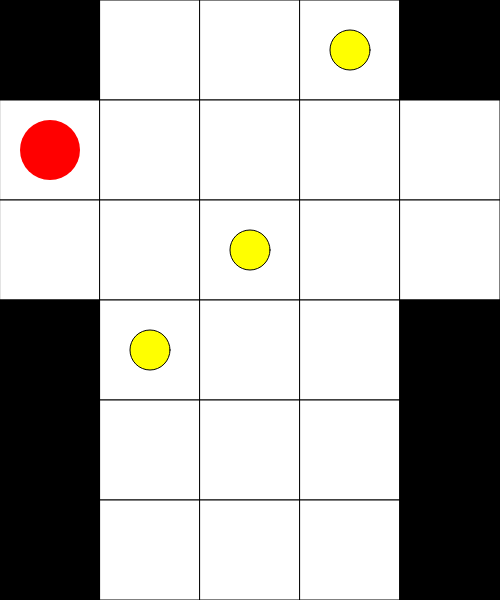
Frame 1 (no input)
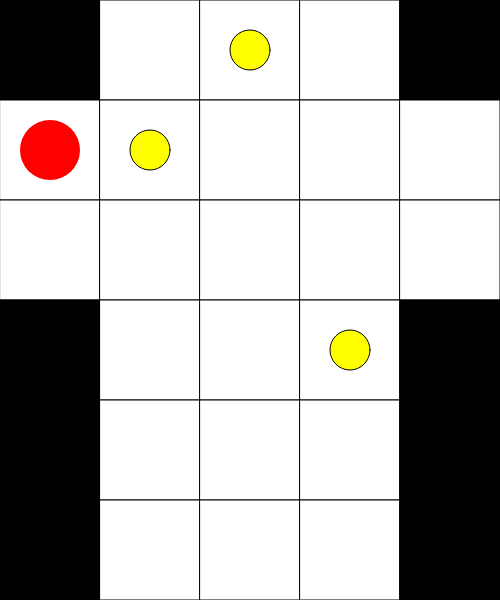
Frame 60 (no input)
Frame 120 (the mouse pressed at the canvas centre since frame 60): identical to frame 1, image omitted

The p5.js sketch that drew these frames (run headless with seeded random() and noise() and a simulated clock; from frame 60 on, the mouse is pressed at the canvas centre):

// p5.js sketch
// ── sketch.js
const person = {
  isHuman: false,
  printIntroduction: function () {
    console.log(`My name is ${this.name}. Am I human? ${this.isHuman}`);
  }
};

const me = Object.create(person);

me.name = 'Matthew'; // "name" is a property set on "me", but not on "person"
me.isHuman = true; // inherited properties can be overwritten

me.printIntroduction();
// expected output: "My name is Matthew. Am I human? true"



class Trofeo {
  constructor(x, y, fila, columna, puntos = 50) {
    this.x = x;
    this.y = y;
    this.fila = fila;
    this.columna = columna;
    this.puntos = puntos;
  }

  show() {
    fill(255, 255, 0);
    circle(this.x, this.y, 40);
  }

  getX() {
    return this.x;
  }

  getY() {
    return this.y;
  }

  getPuntos() {
    return this.puntos;
  }

  move(mat) {

    let dir = parseInt(random(2));

    if (this.fila <= 0) {
      this.y += 500;
      this.fila++;
      this.fila++;
      this.fila++;
      this.fila++;
      this.fila++;





    }

    if (this.fila - 1 >= 0 && mat[this.fila][this.columna - 1] === 0) {
      this.y -= 100;
      this.fila--;
    }





  }

}
let collectables = [];
let puntos = 0;
let colPj = 0;
let filPj = 1;
let xPj = 50;
let yPj = 150;

let mat = [
  [1, 0, 0, 0, 1], // 0
  [0, 0, 0, 0, 0], // 1
  [0, 0, 0, 0, 0], // 2
  [1, 0, 0, 0, 1],
  [1, 0, 0, 0, 1],
  [1, 0, 0, 0, 1], // 3
];

function setup() {
  createCanvas(500, 600);
  console.log(mat);
  collectables.push(new Trofeo(150, 350, 3, 3));
  collectables.push(new Trofeo(250, 250, 2, 3));
  collectables.push(new Trofeo(350, 50, 0, 3));
}

function draw() {
  background(220);
  mostrarTerreno();
  mostrarPersonaje();
  mostrarCollectables(mat);

}

function mostrarCollectables(mat) {
  for (let index = 0; index < collectables.length; index++) {
    const colectable = collectables[index];
    colectable.show();
    if (frameCount % 20 == 0) {
      colectable.move(mat);
    }
  }
}

function mostrarPersonaje() {
  noStroke();
  fill(255, 0, 0);
  circle(xPj, yPj, 60);
  stroke(0);
}

function seleccionarColor(fila, columna) {
  switch (mat[fila][columna]) {
    case 0:
      // libre
      fill(255);
      break;
    case 1:
      // obstaculo
      fill(0);
      break;
    case 2:
      // protegido
      fill(255, 255, 0);
      break;
    default:
      break;
  }
}

function mostrarTerreno() {
  for (let fila = 0; fila < mat.length; fila++) {
    for (let columna = 0; columna < mat[fila].length; columna++) {
      seleccionarColor(fila, columna);
      rect(columna * 100, fila * 100, 100, 100);
    }
  }
}

function keyPressed() {

  switch (key) {
    case 'a': // izquierda
      if (colPj - 1 >= 0 && mat[filPj][colPj - 1] === 0) {
        xPj -= 100;
        colPj--;
      }
      break;
    case 'd':
      if (colPj + 1 < mat.length && mat[filPj][colPj + 1] === 0) {
        xPj += 100;
        colPj++;
      }
      break;
    case 'w':
      if (filPj - 1 >= 0 && mat[filPj - 1][colPj] === 0) {
        yPj -= 100;
        filPj--;
      }
      break;
    case 's':
      if (filPj + 1 < mat.length && mat[filPj + 1][colPj] === 0) {
        yPj += 100;
        filPj++;
      }
      break;
  }

  verificarInteraccion();
}

function verificarInteraccion() {
  for (let index = 0; index < collectables.length; index++) {
    const colectable = collectables[index];
    if (dist(xPj, yPj, colectable.getX(), colectable.getY()) < 50) {
      puntos += colectable.getPuntos();
      colPj = 0;
      filPj = 1;
      xPj = 50;
      yPj = 150;

      console.log(puntos);
      break;
    }
  }
}
